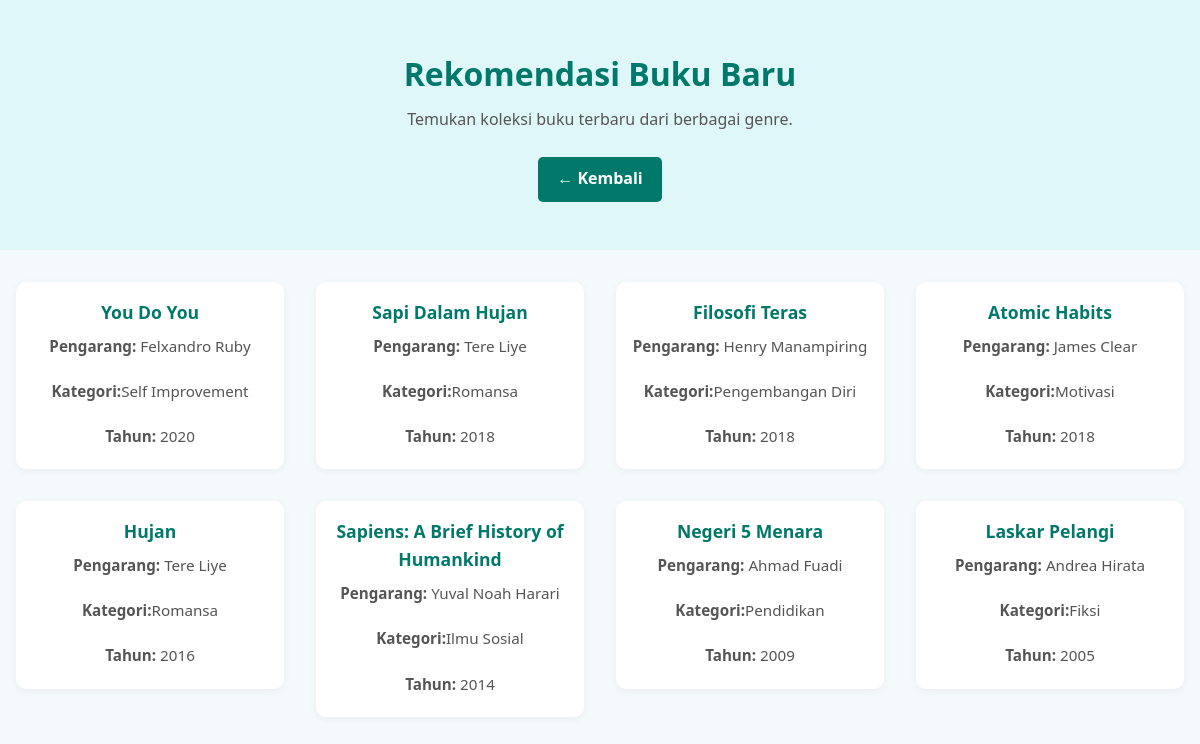
Page /bukuBaru.php on the committed database.
### tables this page shows
CREATE TABLE `buku` (
  `id` int(11) NOT NULL,
  `judul` varchar(255) NOT NULL,
  `pengarang` varchar(100) NOT NULL,
  `tahun` year(4) NOT NULL,
  `penerbit` varchar(100) NOT NULL,
  `kategori` varchar(100) DEFAULT NULL,
  `sinopsis` text NOT NULL
);

### bukuBaru.php (the view, shortened to what this page needs)
<?php
require_once __DIR__ . '/core/autoload.php';
$query = 'SELECT * FROM buku ORDER BY tahun DESC LIMIT 8';
$result = mysqli_query($connect, $query);
?>
<!DOCTYPE html>
<html lang="id">
<head>
    <link rel="stylesheet" href="css/bukuBaru.css" />
</head>
<body>
    <header class="page-header">
        <h1>Rekomendasi Buku Baru</h1>
        <p>Temukan koleksi buku terbaru dari berbagai genre.</p>
        <a href="index.php" class="btn-back">← Kembali</a>
    </header>
    <section class="cards-container" id="bookResults">
        <?php if ($result && mysqli_num_rows($result) > 0): ?>
            <?php while ($row = mysqli_fetch_assoc($result)): ?>
                <a href="detailBuku.php?id=<?= $row['id'] ?>" class="book-card-link">
                    <div class="book-card">
                        <h3><?= htmlspecialchars($row['judul']) ?></h3>
                        <p><strong>Pengarang:</strong> <?= htmlspecialchars($row['pengarang']) ?></p>
                        <p><strong>Kategori:</strong><?= $row['kategori'] ? htmlspecialchars($row['kategori']) : 'Tidak ada' ?>
                        </p>
                        <p><strong>Tahun:</strong> <?= htmlspecialchars($row['tahun']) ?></p>
                    </div>
                </a>
            <?php endwhile; ?>
        <?php else: ?>
            <p class="no-result">Belum ada buku baru saat ini.</p>
        <?php endif; ?>
    </section>
</body>
</html>

### css/bukuBaru.css (style rules this page uses)
* { margin: 0; padding: 0; box-sizing: border-box; }
body { font-family: "Segoe UI", sans-serif; background-color: #f4f9fc; color: #333; line-height: 1.6; }
.page-header { text-align: center; padding: 3rem 1rem; background-color: #e0f7fa; color: #00796b; }
.page-header h1 { font-size: 2rem; margin-bottom: 0.5rem; }
.page-header p { font-size: 1rem; color: #555; margin-bottom: 1.5rem; }
.btn-back { display: inline-block; padding: 0.6rem 1.2rem; background-color: #00796b; color: white; text-decoration: none; border-radius: 5px; font-weight: bold; transition: background-color 0.3s ease; }
.cards-container { max-width: 1200px; margin: 2rem auto; display: grid; grid-template-columns: repeat(auto-fit, minmax(220px, 1fr)); gap: 2rem; padding: 0 1rem; }
.book-card-link { text-decoration: none; color: inherit; }
.book-card { background-color: white; border-radius: 10px; box-shadow: 0 2px 8px rgba(0, 0, 0, 0.05); overflow: hidden; transition: transform 0.3s ease; text-align: center; }
.book-card h3 { font-size: 1.1rem; margin: 1rem 0 0.5rem; color: #00796b; }
.book-card p { margin: 0.3rem 0; color: #555; font-size: 0.95rem; padding: 0 1rem 1rem; }

### rows in the picture
buku: judul "You Do You", pengarang "Felxandro Ruby", kategori "Self Improvement", tahun "2020"
buku: judul "Sapi Dalam Hujan", pengarang "Tere Liye", kategori "Romansa", tahun "2018"
buku: judul "Filosofi Teras", pengarang "Henry Manampiring", kategori "Pengembangan Diri", tahun "2018"
buku: judul "Atomic Habits", pengarang "James Clear", kategori "Motivasi", tahun "2018"
buku: judul "Hujan", pengarang "Tere Liye", kategori "Romansa", tahun "2016"
buku: judul "Sapiens: A Brief History of Humankind", pengarang "Yuval Noah Harari", kategori "Ilmu Sosial", tahun "2014"
buku: judul "Negeri 5 Menara", pengarang "Ahmad Fuadi", kategori "Pendidikan", tahun "2009"
buku: judul "Laskar Pelangi", pengarang "Andrea Hirata", kategori "Fiksi", tahun "2005"
